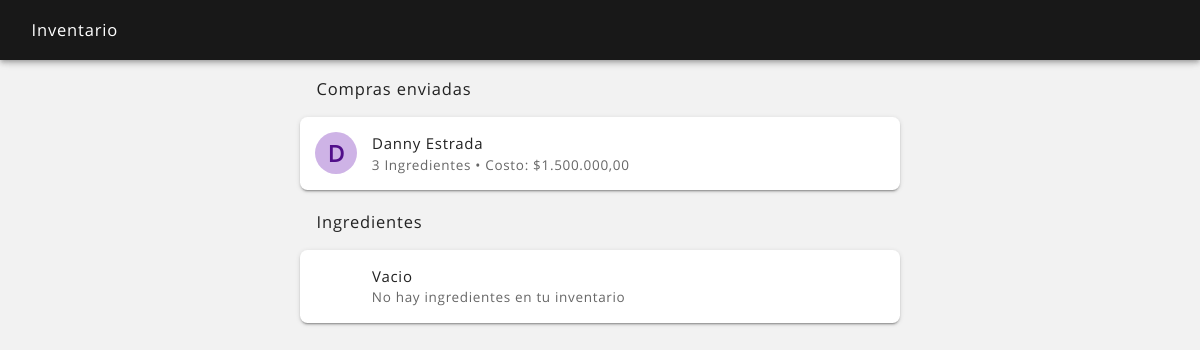
Page /inventario_ver.php (signed in) on the earlier database version.
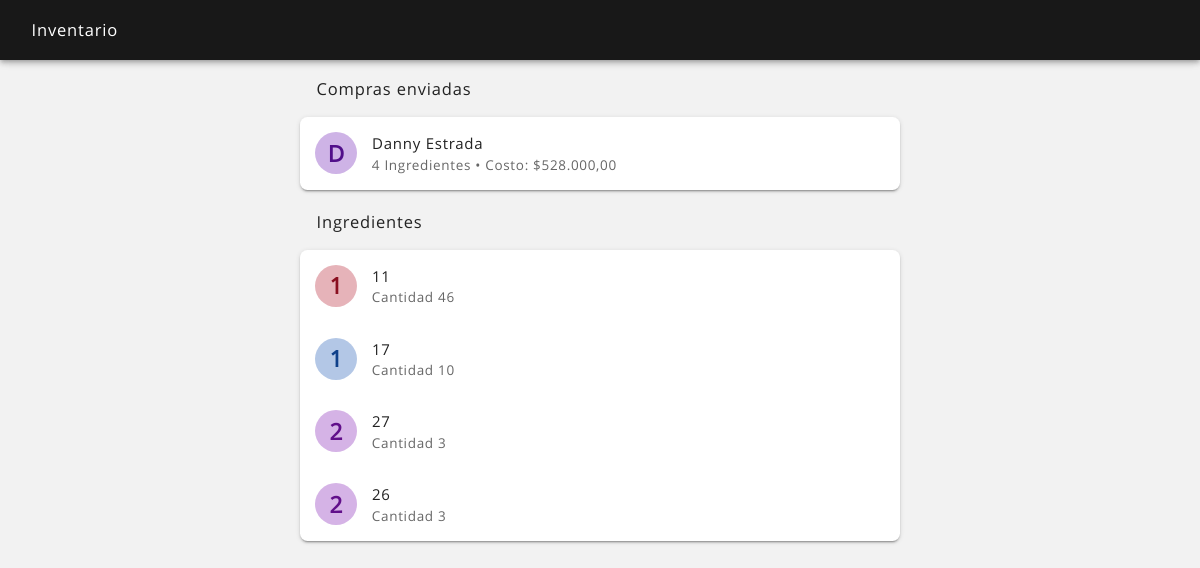
Same page on the later database version.
### tables this page shows
CREATE TABLE `compra` (
  `compra_id` int(11) NOT NULL,
  `fecha_alta` datetime NOT NULL,
  `fecha_mod` datetime NOT NULL,
  `fecha_baja` datetime NOT NULL,
  `usuario_alta` int(11) NOT NULL,
  `usuario_mod` int(11) NOT NULL,
  `usuario_baja` int(11) NOT NULL,
  `estado` text NOT NULL,
  `observacion_envio` text NOT NULL,
  `observacion_recepcion` text NOT NULL,
  `destino` int(11) NOT NULL
);

CREATE TABLE `usuario` (
  `usuario_id` int(11) NOT NULL,
  `fecha_alta` datetime NOT NULL,
  `fecha_mod` datetime NOT NULL,
  `fecha_baja` datetime NOT NULL,
  `usuario_alta` int(11) NOT NULL,
  `usuario_mod` int(11) NOT NULL,
  `usuario_baja` int(11) NOT NULL,
  `estado` text NOT NULL,
  `nombres` text NOT NULL,
  `apellidos` text NOT NULL,
  `documento_tipo` text NOT NULL,
  `documento_numero` text NOT NULL,
  `tipo` text NOT NULL,
  `correo` text NOT NULL,
  `contrasena` text NOT NULL,
  `telefono` text NOT NULL,
  `direccion` text NOT NULL,
  `fecha_nacimiento` date NOT NULL,
  `imagen` text NOT NULL,
  `imagen_nombre` text NOT NULL,
  `local_id` int(11) NOT NULL
);

CREATE TABLE `inventario` (
  `inventario_id` int(11) NOT NULL,
  `fecha_alta` datetime NOT NULL,
  `fecha_mod` datetime NOT NULL,
  `fecha_baja` datetime NOT NULL,
  `usuario_alta` int(11) NOT NULL,
  `usuario_mod` int(11) NOT NULL,
  `usuario_baja` int(11) NOT NULL,
  `estado` text NOT NULL,
  `cantidad_actual` text NOT NULL,
  `cantidad_minima` text NOT NULL,
  `cantidad_maxima` text NOT NULL,
  `ingrediente_id` int(11) NOT NULL,
  `local_id` int(11) NOT NULL
);

### sis/variables_sesion.php (called while the page is built, shortened)
<?php
$sesion_id = $_SESSION['id'];
$correo = $_SESSION['correo'];
?>
<?php
$consulta = $conexion->query("SELECT * FROM usuario WHERE usuario_id = $sesion_id and estado = 'activo'");
if ($consulta->num_rows == 0)
{
    session_unset();
    session_destroy();
    header("location:logueo.php?caso=4&correo=$correo");
}
else
{
    while ($fila = $consulta->fetch_assoc())
    {
        $sesion_local_id = $fila['local_id'];
    }
}
?>

### sis/avatar_color.php (called while the page is built)
<?php
$pla = ord(strtolower($avatar_nombre[0]));
$ula = ord(substr($avatar_nombre, -1));
$lca = strlen($avatar_nombre);
$sca = $pla + $ula + $lca + $avatar_id;
$sca = $sca << 5;
$ab_hue = $sca;
$ab_sat = "50%";
$ab_lig = "80%";
$at_hue = $sca;
$at_sat = "80%";
$at_lig = "30%";
?>

### inventario_ver.php (the view, shortened to what the changed rows need)
<?php
include ("sis/nombre_sesion.php");
?>
<?php
include ("sis/variables_sesion.php");
?>
<?php
if(isset($_POST['body_snack'])) $body_snack = $_POST['body_snack']; elseif(isset($_GET['body_snack'])) $body_snack = $_GET['body_snack']; else $body_snack = null;
?>
<!DOCTYPE html>
<html lang="es">
<head>
    <?php
    include ("partes/head.php");
    ?>
</head>
<body <?php echo $body_snack; ?>>
<header class="rdm-toolbar--contenedor">
    <div class="rdm-toolbar--fila">
        <div class="rdm-toolbar--izquierda">
            <h2 class="rdm-toolbar--titulo">Inventario</h2>
        </div>
    </div>
</header>
<main class="rdm--contenedor-toolbar">
    <?php
    $consulta = $conexion->query("SELECT * FROM compra WHERE estado = 'enviado' and destino = '$sesion_local_id' ORDER BY fecha_alta");
    if ($consulta->num_rows == 0)
    {
        ?>
        <?php
    }
    else
    {
        ?>
        <h2 class="rdm-lista--titulo-largo">Compras enviadas</h2>
        <section class="rdm-lista">
        <?php
        while ($fila = $consulta->fetch_assoc())
        {
            $compra_id = $fila['compra_id'];
            $usuario_alta = $fila['usuario_alta'];
            $consulta_usuario = $conexion->query("SELECT * FROM usuario WHERE usuario_id = '$usuario_alta'");
            if ($fila = $consulta_usuario->fetch_assoc())
            {
                $nombres = $fila['nombres'];
                $apellidos = $fila['apellidos'];
                $enviado_por = "$nombres $apellidos";
            }
            else
            {
                $enviado_por = "";
            }
            $consulta_ingredientes = $conexion->query("SELECT * FROM compra_ingrediente WHERE compra_id = '$compra_id'");
            $total_ingredientes = $consulta_ingredientes->num_rows;
            $consulta_costo = $conexion->query("SELECT * FROM compra_ingrediente WHERE compra_id = '$compra_id' ORDER BY fecha_alta DESC");
            if ($consulta_costo->num_rows != 0)
            {
                $composicion_costo = 0;
                while ($fila = $consulta_costo->fetch_assoc())
                {
                    $cantidad_enviada = $fila['cantidad_enviada'];
                    $ingrediente_id = $fila['ingrediente_id'];
                    $consulta2 = $conexion->query("SELECT * FROM ingrediente WHERE ingrediente_id = $ingrediente_id");
                    if ($filas2 = $consulta2->fetch_assoc())
                    {
                        $costo_unidad_compra_c = $filas2['costo_unidad_compra'];
                    }
                    else
                    {
                        $unidad_compra_c = "unid";
                        $costo_unidad_compra_c = 0;
                    }
                    $ingrediente_costo = $costo_unidad_compra_c * $cantidad_enviada;
                    $composicion_costo = $composicion_costo + $ingrediente_costo;
                }
                $costo_valor = $composicion_costo;
            }
            else
            {
                $costo_valor = 0;
            }
            $avatar_id = $compra_id;
            $avatar_nombre = "$enviado_por";
            include ("sis/avatar_color.php");
            $imagen = '<div class="rdm-lista--avatar-color" style="background-color: hsl('.$ab_hue.', '.$ab_sat.', '.$ab_lig.'); color: hsl('.$at_hue.', '.$at_sat.', '.$at_lig.');"><span class="rdm-lista--avatar-texto">'.strtoupper(substr($avatar_nombre, 0, 1)).'</span></div>';
            ?>
            <a href="inventario_recibir.php?compra_id=<?php echo($compra_id) ?>">
                <article class="rdm-lista--item-doble">
                    <div class="rdm-lista--izquierda">
                        <div class="rdm-lista--contenedor">
                            <?php echo "$imagen"; ?>
                        </div>
                        <div class="rdm-lista--contenedor">
                            <h2 class="rdm-lista--titulo"><?php echo ucwords("$enviado_por"); ?></h2>
                            <h2 class="rdm-lista--texto-secundario"><?php echo ($total_ingredientes); ?> Ingredientes  •  Costo: $<?php echo number_format($costo_valor, 2, ",", "."); ?></h2>
                        </div>
                    </div>
                </article>
            </a>
        <?php
        }
        ?>
        </section>
    <?php
    }
    ?>
    <?php
    $consulta = $conexion->query("SELECT * FROM inventario WHERE local_id = '$sesion_local_id'");
    if ($consulta->num_rows == 0)
    {
        ?>
        <h2 class="rdm-lista--titulo-largo">Ingredientes</h2>
        <section class="rdm-lista">
            <article class="rdm-lista--item-doble">
                <div class="rdm-lista--izquierda">
                    <div class="rdm-lista--contenedor">
                        <div class="rdm-lista--avatar"><div class="rdm-lista--icono"><i class="zmdi zmdi-info zmdi-hc-2x"></i></div></div>
                    </div>
                    <div class="rdm-lista--contenedor">
                        <h2 class="rdm-lista--titulo">Vacio</h2>
                        <h2 class="rdm-lista--texto-secundario">No hay ingredientes en tu inventario</h2>
                    </div>
                </div>
            </article>
        </section>
        <?php
    }
    else
    {
        ?>
        <h2 class="rdm-lista--titulo-largo">Ingredientes</h2>
        <section class="rdm-lista">
        <?php
        while ($fila = $consulta->fetch_assoc())
        {
            $inventario_id = $fila['inventario_id'];
            $cantidad_actual = $fila['cantidad_actual'];
            $ingrediente_id = $fila['ingrediente_id'];
            $avatar_id = $inventario_id;
            $avatar_nombre = "$ingrediente_id";
            include ("sis/avatar_color.php");
            $imagen = '<div class="rdm-lista--avatar-color" style="background-color: hsl('.$ab_hue.', '.$ab_sat.', '.$ab_lig.'); color: hsl('.$at_hue.', '.$at_sat.', '.$at_lig.');"><span class="rdm-lista--avatar-texto">'.strtoupper(substr($avatar_nombre, 0, 1)).'</span></div>';
            ?>
                <article class="rdm-lista--item-doble">
                    <div class="rdm-lista--izquierda">
                        <div class="rdm-lista--contenedor">
                            <?php echo "$imagen"; ?>
                        </div>
                        <div class="rdm-lista--contenedor">
                            <h2 class="rdm-lista--titulo"><?php echo ucfirst("$ingrediente_id"); ?></h2>
                            <h2 class="rdm-lista--texto-secundario">Cantidad <?php echo ($cantidad_actual); ?></h2>
                        </div>
                    </div>
                </article>
        <?php
        }
        ?>
        </section>
    <?php
    }
    ?>
</main>
</body>
</html>

Differences in the rows shown:
changed compra "Danny Estrada": costo_valor "1.500.000,00" → "528.000,00"; total_ingredientes "3" → (not shown)
now on this page (row unchanged): usuario: usuario_id "4"
added inventario: ingrediente "1", ingrediente "11", cantidad_actual "46"
added inventario: ingrediente "1", ingrediente "17", cantidad_actual "10"
added inventario: ingrediente "2", ingrediente "27", cantidad_actual "3"
added inventario: ingrediente "2", ingrediente "26", cantidad_actual "3"
Other differences:
text no longer shown: "Vacio No hay ingredientes en tu inventario"
